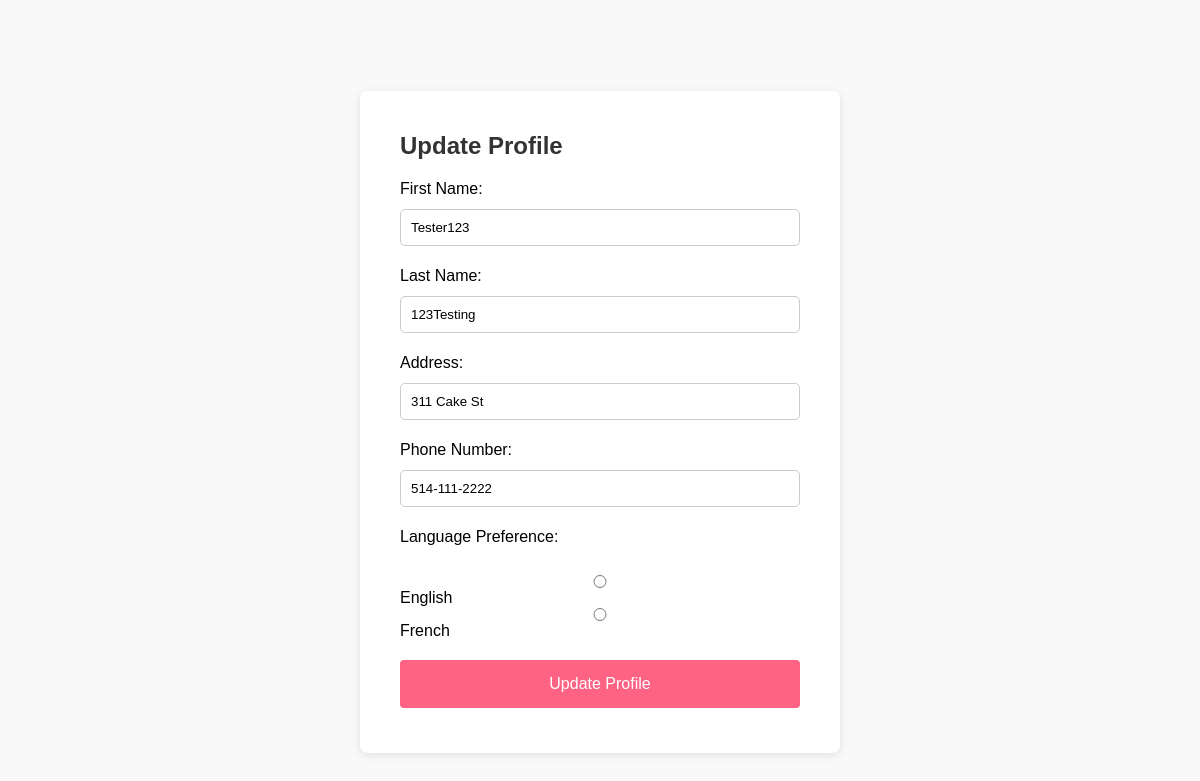
The page /Profile/edit (signed in) on the database its author committed.
### tables this page shows
CREATE TABLE `profile` (
  `profile_id` int(11) NOT NULL,
  `user_id` int(11) NOT NULL,
  `first_name` varchar(50) NOT NULL,
  `last_name` varchar(50) NOT NULL,
  `address` varchar(80) NOT NULL,
  `phone_number` varchar(12) NOT NULL,
  `language_preference` enum('EN','FR') NOT NULL
);

### app/core/Controller.php (called while the page is built, shortened)
<?php
class Controller{
	function view($name, $data=null){
		include('app/views/' . $name . '.php');
	}
}

### app/core/App.php (called while the page is built, shortened)
<?php
class App{
    private $routes = [];
    public function addRoute($url,$handler){
        $url = preg_replace('/{([^\/]+)}/', '(?<$1>[^\/]+)', $url);
        $this->routes[$url] = $handler;
    }
    public function resolve($url){
        $matches = [];
        foreach ($this->routes as $routePattern => $controllerMethod) {
            if(preg_match("#^$routePattern$#", $url, $matches)){
                $namedParams = array_filter($matches,
                    function($key) {
                        return !is_numeric($key);
                    }
                    , ARRAY_FILTER_USE_KEY);
                return [$controllerMethod, $namedParams];
            }
        }
        return false;
    }
    function __construct(){
        $url = $_GET['url'];
        [$controllerMethod, $namedParams] = $this->resolve($url);
        [$controller,$method] = explode(',', $controllerMethod);
        $controllerInstance = new $controller();
        call_user_func_array([$controllerInstance, $method], $namedParams);
    }
}

### index.php (called while the page is built, shortened)
<?php
new App();

### app/models/Profile.php (called while the page is built, shortened)
<?php
class Profile extends \app\core\Model{
	public function getForUser($user_id){
		$SQL = 'SELECT * FROM profile WHERE user_id = :user_id';
		$STMT = self::$_conn->prepare($SQL);
		$STMT->execute(
			['user_id'=>$user_id]
		);
		$STMT->setFetchMode(PDO::FETCH_CLASS,'app\models\profile');
		return $STMT->fetch();
	}
}

### app/core/autoload.php (called while the page is built, shortened)
<?php
spl_autoload_register(
    function($class_name){
        $class_name = str_replace('\\', DIRECTORY_SEPARATOR, $class_name);
        if(file_exists($class_name.'.php')){
            return true;
        }
        else
        {
            return false;
        }
    }
);

### app/core/Model.php (called while the page is built, shortened)
<?php
class Model{
	public function __construct(){
		$host = 'localhost';
		$dbname = 'cakedb';
		$user = 'root';
		$pass = '';
	}
}

### app/views/Profile/edit.php (the view, shortened to what this page needs)
<html lang="en">
<head>
    <link rel="stylesheet" href="\css\base.css">
    <link rel="stylesheet" href="\css\profile.css">
</head>
<body>
    <div class="form-container">
        <h2>Update Profile</h2>
        <form id="updateProfileForm" method='post' action=''>
            <div class="form-group">
                <label for="name">First Name:</label>
                <input type="text" id="name" name="first_name" value="<?= $data->first_name ?>" required>
            </div>
            <div class="form-group">
                <label for="last_name">Last Name:</label>
                <input type="text" id="last_name" name="last_name" value="<?= $data->last_name ?>" required>
            </div>
            <div class="form-group">
                <label for="address">Address:</label>
                <input type="text" id="address" name="address" value="<?= $data->address ?>" required>
            </div>
            <div class="form-group">
                <label for="phone">Phone Number:</label>
                <input type="text" id="phone" name="phone" value="<?= $data->phone_number ?>" required>
            </div>
            <div class="form-group">
                <label for="language">Language Preference:</label> <br>
                <input type="radio" id="language" name="language" value="EN" required> English<br>
                <input type="radio" id="" name="language" value="FR" required> French
            </div>
            <button type="submit" class="btn" name="action">Update Profile</button>
        </form>
    </div>
</body>
</html>

### css/base.css (style rules this page uses)
* { margin: 1px 0px; }
body, h1, h2, h3, p, form, input, button, a { font-family: 'Arial', sans-serif; }
body { font-family: 'Arial', sans-serif; background-color: #f9f9f9; display: flex; justify-content: center; align-items: center; padding: 20px; height: 100vh; }
.form-container, .auth-container { background: #fff; padding: 40px; border-radius: 8px; box-shadow: 0 2px 10px rgba(0, 0, 0, 0.1); width: 100%; max-width: 400px; }
h2 { margin-bottom: 20px; color: #333; }
.form-group, .form-control { margin-bottom: 20px; }
.form-group label, .form-control label { display: block; margin-bottom: 10px; }
.form-group input, .form-control input[type="text"], .form-control input[type="email"], .form-control input[type="password"] { width: 100%; padding: 10px; border: 1px solid #ccc; border-radius: 4px; }
.btn { display: block; width: 100%; padding: 15px; border: none; border-radius: 4px; background-color: #ff6384; color: white; font-size: 16px; cursor: pointer; text-align: center; margin: 5px 0px; }
.form-group input[type="text"], .form-group input[type="email"], .form-group textarea { width: 100%; padding: 10px; border-radius: 5px; border: 1px solid #ccc; }

### rows shown on the page
profile: first_name "Tester123", last_name "123Testing", address "311 Cake St", phone "514-111-2222"
